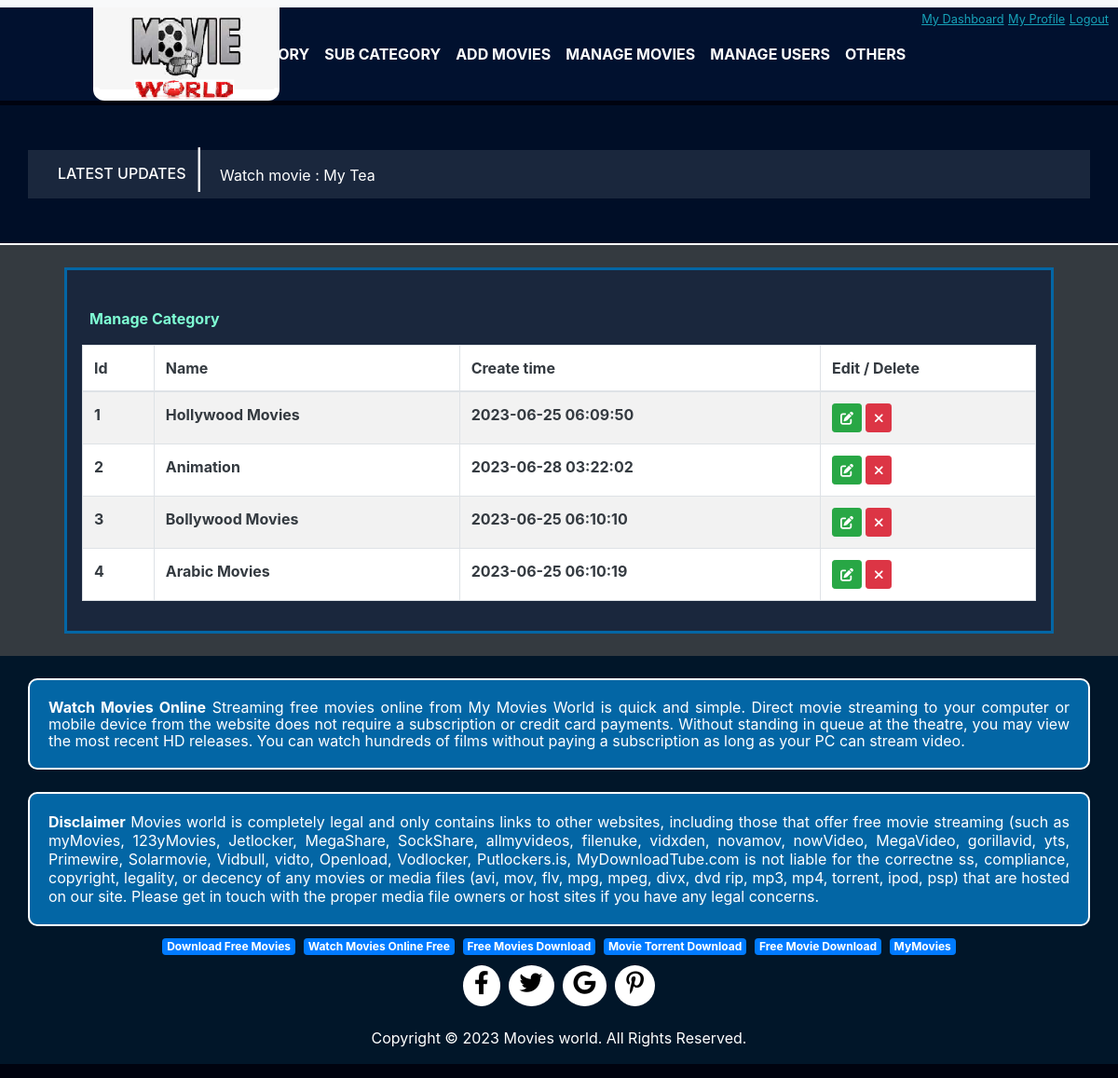
Page /admin/manage_category.php (signed in) on the committed database.
### tables this page shows
CREATE TABLE `category` (
  `cid` int(11) NOT NULL,
  `name` varchar(50) NOT NULL,
  `reading_time` timestamp NOT NULL DEFAULT current_timestamp() ON UPDATE current_timestamp()
);

### admin/manage_category.php (the view, shortened to what this page needs)
<!DOCTYPE html>
<html lang="en">
<head>
    <link rel="stylesheet" href="https://cdn.jsdelivr.net/npm/bootstrap@4.6.2/dist/css/bootstrap.min.css">
  <link rel="stylesheet" href="https://cdnjs.cloudflare.com/ajax/libs/font-awesome/6.4.0/css/all.min.css" />
  <link rel="stylesheet" href="https://cdnjs.cloudflare.com/ajax/libs/twitter-bootstrap/4.5.2/css/bootstrap.css">
  <link rel="stylesheet" href="https://cdn.datatables.net/1.13.4/css/dataTables.bootstrap4.min.css">
  <link rel="stylesheet" href="../css/style.css">
</head>
<body onload="myfunction()">
<?php
include('header.php');
?>
<div class="bg-dark">
<div class="container">
<div class="row">
<div class="col-md-12">
<div class="p-3 m-4" style="border:3px solid #0366a5;background-color:#1a273d;"><span class="ml-4" style="margin-top:15px;color:white;font-weight:bold;">
<p class="font-weight-bold ml-2" style="color:rgb(127,255,212);">Manage Category</p>
<table id="example" class="table table-striped table-bordered bg-white text-dark" style="width:100%">
        <thead>
            <tr>
                <th>Id</th>
                <th>Name</th>
                <th>Create time</th>
                <th>Edit / Delete</th>
            </tr>
        </thead>
        <tbody>
<?php
include('../db.php');
$sql="select * from category";
$result=mysqli_query($con,$sql);
if(mysqli_num_rows($result)>0)
{
    $i=1;
    while($row=mysqli_fetch_assoc($result))
    {
        ?>
<tr>
<td><?=$i?></td>
<td><?=$row["name"]?></td>
<td><?=$row["reading_time"]?></td>
<td>
    <a href="edit_category.php?id=<?=$row['cid']?>" class="mana btn btn-success btn-sm"><i class="fa-solid fa-pen-to-square"></i></a>
    <a href="delete_category.php?id=<?=$row['cid']?>" class="mana btn btn-danger btn-sm"><i class="fa-solid fa-xmark"></i></a>
</td>
</tr>
<?php
$i++;
    }
}
?>
        </tbody>
</table>
</div>
  </div>
</div>
  </div>
  </div>
<?php
include('../footer.php');
?>
</body>
</html>

### admin/manage_category.php (style rules this page uses)
td { padding:10px; }

### rows in the picture
category: name "Hollywood Movies", reading_time "2023-06-25 06:09:50"
category: name "Animation", reading_time "2023-06-28 03:22:02"
category: name "Bollywood Movies", reading_time "2023-06-25 06:10:10"
category: name "Arabic Movies", reading_time "2023-06-25 06:10:19"
